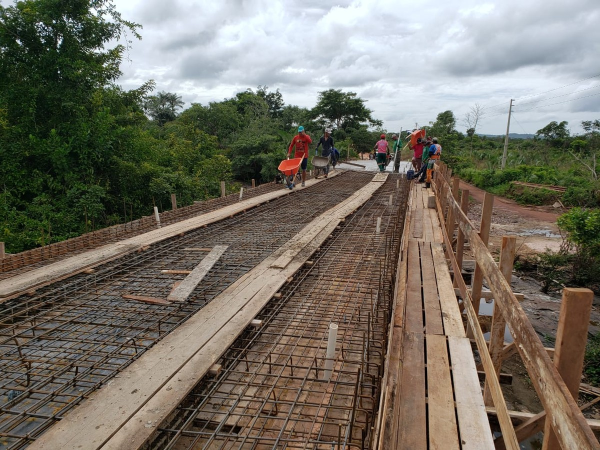
#> input picture src/entrada.jpg, 1200 x 900 px (shown at 1/2 size)
$ python Atividade08.py
#> lines starting #> are read from the running program, lines starting #| are printed output that depends on the picture; after the words box and inside, x2 and y2 are one past the last pixel; in counts of white or black regions, pixels touching at a corner belong together
import cv2
import numpy as np

imagem = cv2.imread("entrada.jpg")
#> imagem is the input picture: shape (900, 1200, 3); mean B, G, R 100, 111.4, 116.9

vermelho = (0,0,255)
verde = (0,255,0)
azul = (255,0,0)

#Nesses métodos a regra vai ser (Coluna, Linha)
cv2.line(imagem, (0,0), (100,200), verde)
#> imagem: shape (900, 1200, 3); 0.02% of pixels changed, all inside (x1, y1, x2, y2) = (0, 0, 101, 201)
cv2.line(imagem, (300,200), (150,150), vermelho, 5)
cv2.rectangle(imagem, (600,20), (820,120), azul, 10)
cv2.rectangle(imagem, (200, 50), (225, 125), verde, -1)
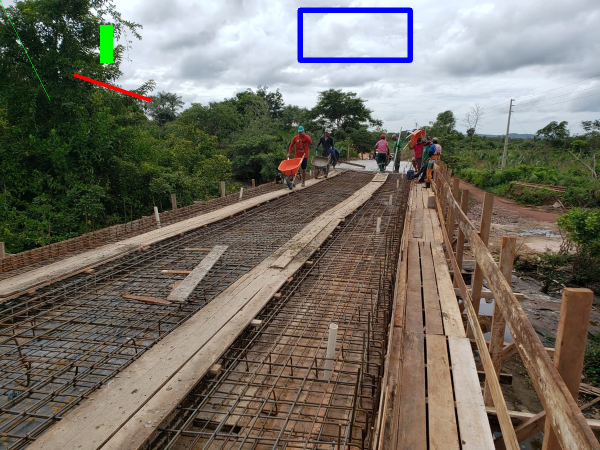
#> imagem: shape (900, 1200, 3) (shown at 1/2 size); mean B, G, R 99.7, 110.1, 115.4

(x, y) = (imagem.shape[1] //2, imagem.shape[0] // 2)
#> x = 600; y = 450

for raio in range(0, 175, 15):
    cv2.circle(imagem, (x,y), raio, vermelho,5)
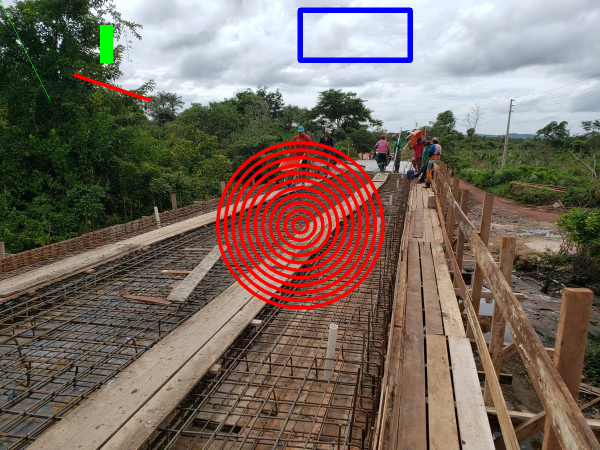
#> imagem: shape (900, 1200, 3) (shown at 1/2 size); 4.03% of pixels changed, all inside (x1, y1, x2, y2) = (432, 282, 769, 619)


cv2.imshow("Desenhando sobre imagem", imagem)
cv2.waitKey(0)

$ run again, with src/Cris.jpg copied over src/entrada.jpg
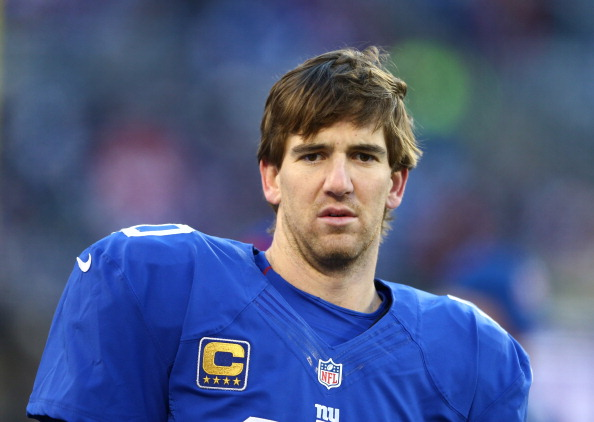
#> input picture src/Cris.jpg, 594 x 422 px
#> imagem is the input picture: shape (422, 594, 3); mean B, G, R 131.2, 89.4, 76.5
#> `cv2.rectangle(imagem, (200, 50), (225, 125), verde, -1)`:
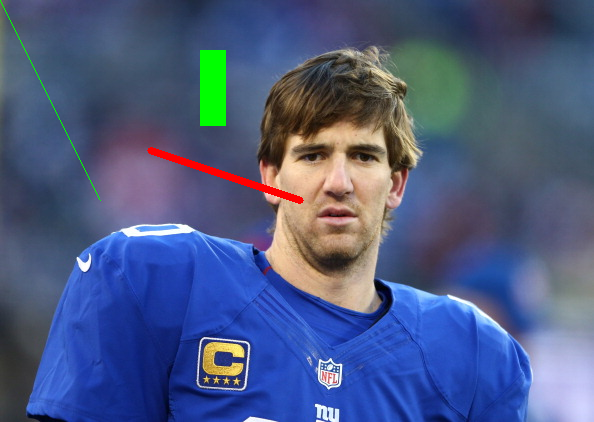
#> imagem: shape (422, 594, 3); mean B, G, R 129.6, 90.4, 76.6
#> after the loop `for raio in range(0, 175, 15):`:
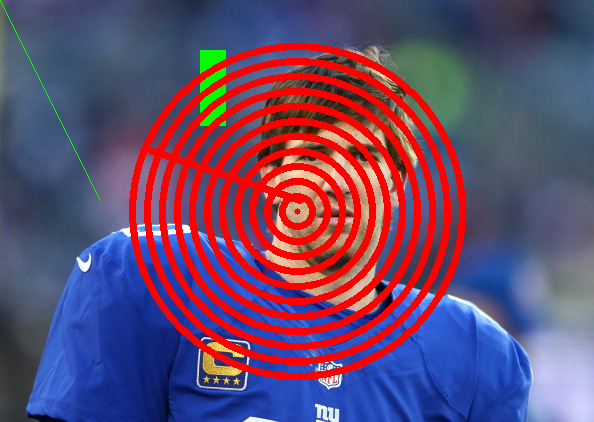
#> imagem: shape (422, 594, 3); 17.13% of pixels changed, all inside (x1, y1, x2, y2) = (129, 43, 466, 380)
